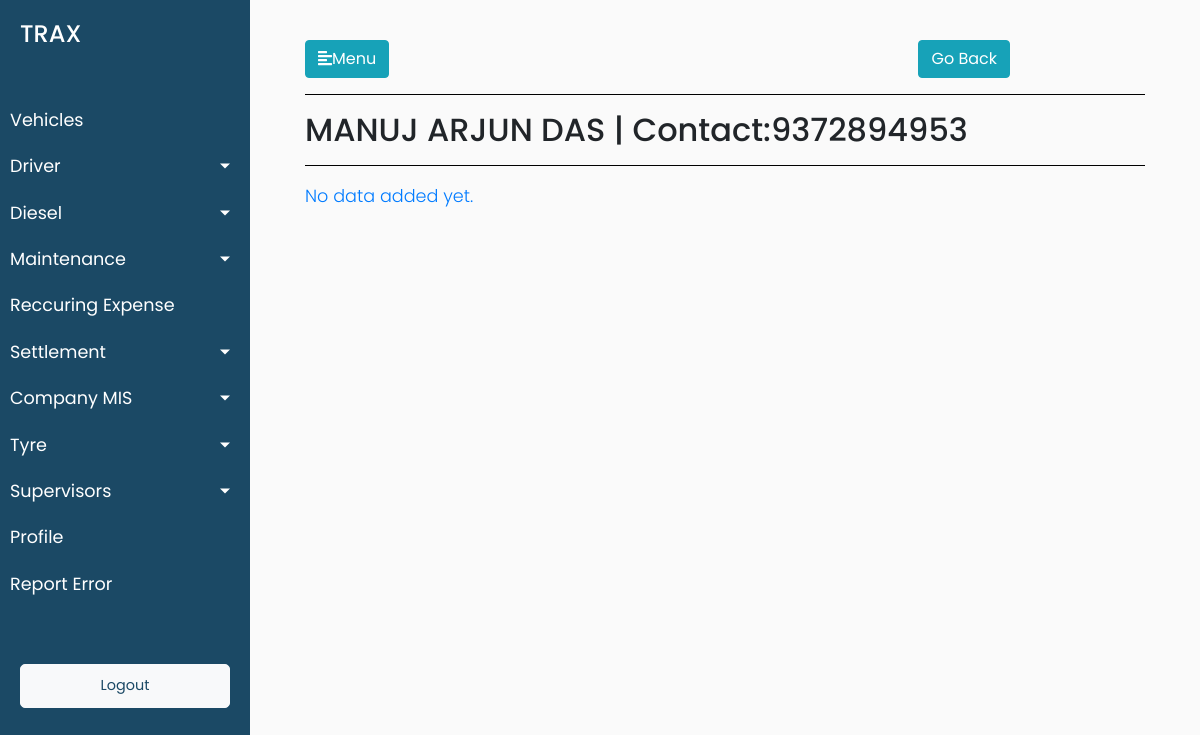
The page /driver/drivers_details/2 on the database as committed earlier.
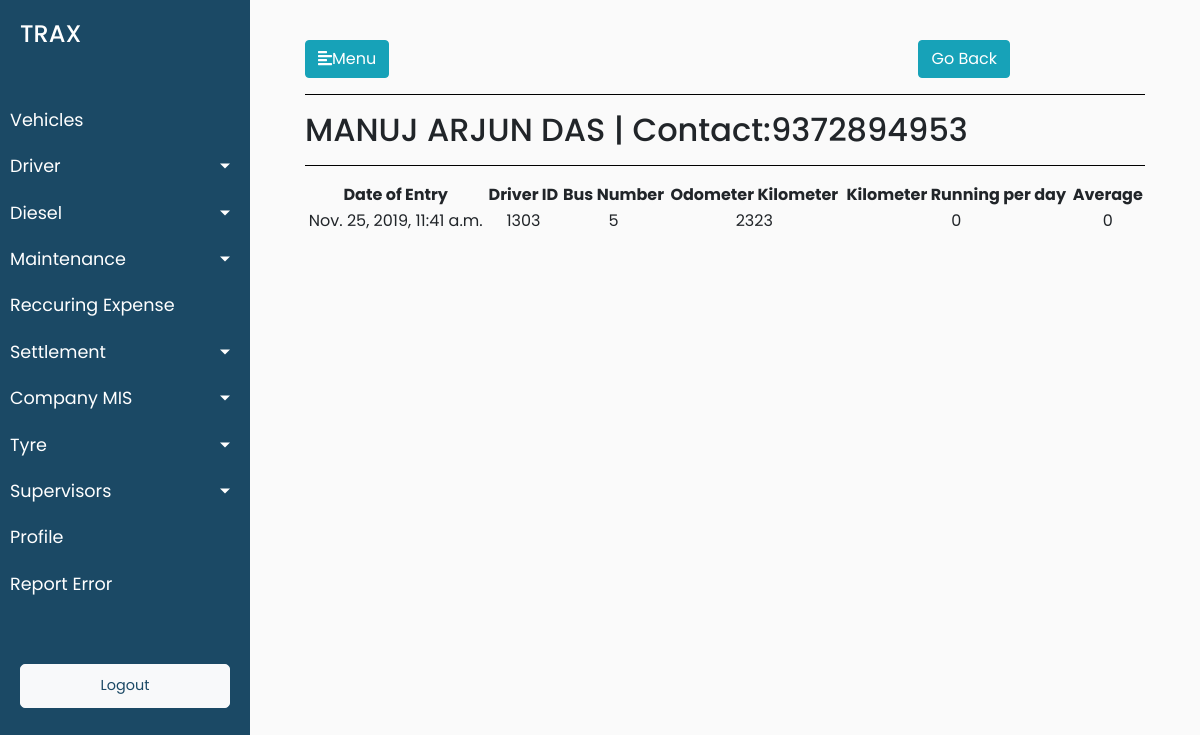
The same page on the database as committed later.
### trax_vehicle_manager_data/models.py (models this page shows, shortened)
class Drivers_Odometer_Data(models.Model):
        drivers_odometer_data_date_of_entry = models.DateTimeField(default=timezone.now)
        drivers_odometer_data_driver_id = models.ForeignKey(Drivers, on_delete = models.CASCADE)
        drivers_odometer_data_mobile_number = models.CharField(max_length=12,blank=True)
        drivers_odometer_data_vehicle_number = models.ForeignKey(Vehicles, on_delete = models.CASCADE,blank=True, null=True)
        drivers_odometer_data_odometer_kilometer = models.CharField(max_length=12,blank=True)
        drivers_odometer_data_cleaner_id = models.ForeignKey(Cleaners, on_delete = models.CASCADE,blank=True, null=True)
        class Meta:
                verbose_name_plural = "Drivers Odometer List"
                verbose_name = "Driver's Odometer"

class Drivers(models.Model):
        driver_reference_no = models.IntegerField()
        driver_driver_name = models.CharField(max_length=264,default="")
        driver_vehicle_short_number = models.CharField(max_length=12,blank=True)
        driver_vehicle_number = models.CharField(max_length=12,blank=True)
        driver_vehicle_type = models.CharField(max_length=264,blank=True)
        vehicle_type_of_module = models.CharField(max_length=264,blank=True)
        driver_joining_date = models.DateTimeField(default=timezone.now)
        driver_license_number = models.CharField(max_length=264,blank=True)
        driver_aadhar_number = models.CharField(max_length=264,blank=True,default="")
        driver_contact_number = models.CharField(max_length=264,blank=True,default="")
        driver_pan_number = models.CharField(max_length=264,blank=True,default="")
        driver_address_proof = models.CharField(max_length=264,blank=True,default="")
        driver_photoid_proof = models.CharField(max_length=264,blank=True,default="")
        driver_driver_bank_name = models.CharField(max_length=264,default="")
        driver_bank_name = models.CharField(max_length=264,blank=True,default="")
        driver_bank_account_number = models.CharField(max_length=264,blank=True)
        driver_ban_ifsc_code = models.CharField(max_length=264,blank=True,default="")
        driver_bank_branch = models.CharField(max_length=264,blank=True,default="")
        driver_alternate_contact_number=models.CharField(max_length=264,blank=True,default="")
        driver_license_residence_address=models.CharField(max_length=264,blank=True,default="")
        driver_aadhar_card_residence_address=models.CharField(max_length=264,blank=True,default="")
        driver_years_of_experience = models.CharField(max_length=264,blank=True,default="")
        driver_last_employer_name = models.CharField(max_length=264,blank=True,default="")
        driver_years_with_kruze_or_aaron = models.CharField(max_length=264,blank=True,default="")
        def __str__(self):
                return str(self.driver_reference_no)

class Vehicles(models.Model):
        vehicle_ownership_choices = (('ATPL','ATPL'),('AT','AT'),('CT','CT'))
        vehicle_ownership_name = models.CharField(choices=vehicle_ownership_choices,max_length=900,default="AT")
        vehicle_id = models.CharField(max_length=900,blank=True)
        vehicle_number = models.CharField(max_length=900,blank=True)
        vehicle_card_number = models.CharField(max_length=900,blank=True)
        vehicle_seating_capacity = models.CharField(max_length=900,blank=True)
        minimum_average = models.CharField(max_length=900,blank=True)
        incremental_average = models.CharField(max_length=900,blank=True)
        vehicle_current_status = models.CharField(max_length=900,blank=True)
        vehicle_buying_date = models.DateTimeField(blank=True)
        vehicle_type = models.CharField(max_length=900,blank=True)
        vehicle_ownership = models.CharField(max_length=900,blank=True)
        vehicle_ownership_details = models.CharField(max_length=900,blank=True)
        vehicle_manufacturer = models.CharField(max_length=900,blank=True)
        vehicle_registered_number = models.CharField(max_length=900,blank=True)
        driver_id = models.ForeignKey(Drivers, on_delete = models.CASCADE)
        cleaner_id = models.ForeignKey(Cleaners, on_delete = models.CASCADE)
        def __str__(self):
            return str(self.pk)
        class Meta:
                verbose_name_plural = "Vehicles Master List"
                verbose_name = "Vehicle"

### trax_vehicle_manager_data/views.py (the view)
# urls.py: path('driver/drivers_details/<int:pk>',views.drivers_details,name='drivers_details'),
def drivers_details(request,pk):
    driver_odometer_filered_based_on_driver_pk = Drivers_Odometer_Data.objects.filter(drivers_odometer_data_driver_id=Drivers.objects.get(pk=pk)).all()
    objects_odometer_list = []
    for driver_odometer_filered_based_on_driver_pk_single in driver_odometer_filered_based_on_driver_pk:
        objects_odometer_list.append(int(driver_odometer_filered_based_on_driver_pk_single.drivers_odometer_data_odometer_kilometer))
    objects_km_per_day = []
    for i in range(1,len(objects_odometer_list)):
        x = objects_odometer_list[i] - objects_odometer_list[i-1]
        objects_km_per_day.append(x)
    odometer_total = 0
    objects_average_list = []
    for j in range(0,len(objects_km_per_day)):
        odometer_total = (odometer_total+objects_km_per_day[j])
        average_total = odometer_total/(j+1)
        objects_average_list.append(average_total)
    objects_km_per_day.insert(0,0)
    objects_average_list.insert(0,0)
    driver_odometer_km_average_dict = {}
    counter = 0
    driver_odometer_filered_based_on_driver_pk_in_desc = Drivers_Odometer_Data.objects.filter(drivers_odometer_data_driver_id=Drivers.objects.get(pk=pk)).all().order_by('-pk')
    for driver_odometer_filered_based_on_driver_pk_desc in driver_odometer_filered_based_on_driver_pk_in_desc:
        counter = counter + 1
        driver_odometer_km_average_dict[driver_odometer_filered_based_on_driver_pk_desc]=[objects_km_per_day[len(objects_km_per_day)-counter],objects_average_list[len(objects_average_list)-counter]]
    driver_name = Drivers.objects.get(pk=pk).driver_driver_name
    driver_contact = Drivers.objects.get(pk=pk).driver_contact_number
    data = {'driver_odometer_filered_based_on_driver_pk':driver_odometer_filered_based_on_driver_pk,'driver_odometer_km_average_dict':driver_odometer_km_average_dict,'driver_name':driver_name,'driver_contact':driver_contact}
    return render(request,'trax_vehicle_manager_data/driver_detail.html',data)

### trax_vehicle_manager_data/templates/trax_vehicle_manager_data/driver_detail.html (shortened to what this page needs)
{% extends 'trax_vehicle_manager_data/base.html' %}
{% load static %}
{% block stylesheets %}
<link rel="stylesheet" href="//cdn.datatables.net/1.10.19/css/jquery.dataTables.min.css">
{% endblock stylesheets %}
{% block content %}
        <button type="button" class="btn btn-info" style="float:right;margin-right:135px;"> <a href="{% url 'trax_vehicle_manager_data:drivers_usage' %}">
										Go Back
									</a></button>
                <hr style="background-color: black">
                <h2>{{driver_name}} | Contact:{{driver_contact}}</h2>
               <hr style="background-color: black">
                <div>
                {% if driver_odometer_filered_based_on_driver_pk %}
                    <table id="test_table" class="display" style="width:100%;text-align: center">
                        <thead>
                            <tr>
                                <th>Date of Entry</th>
                                <th>Driver ID</th>
                                <th>Bus Number</th>
                                <th>Odometer Kilometer</th>
                                <th>Kilometer Running per day</th>
                                <th>Average</th>
                            </tr>
                        </thead>
                        <tbody>
                            {% for key,value in driver_odometer_km_average_dict.items %}
                            <tr>
                                <td>{{key.drivers_odometer_data_date_of_entry}}</td>
                                <td>{{key.drivers_odometer_data_driver_id}}</td>
                                <td>{{key.drivers_odometer_data_vehicle_number}}</td>
                                <td>{{key.drivers_odometer_data_odometer_kilometer}}</td>
                                <td>{{value.0}}</td>
                                <td>{{value.1}}</td>
                            </tr>
                            {% endfor %}
                        </tbody>
                    </table>
                    {% else %}
                    <p class="no-leads text-primary">No data added yet.</p>
                    {% endif %}
                </div>
            </div>
        </div>
    </div>
{% endblock %}

Rows that differ between the two databases and show on the page:
added Drivers_Odometer_Data: drivers_odometer_data_date_of_entry "Nov. 25, 2019, 11:41 a.m.", drivers_odometer_data_driver_id "1303", drivers_odometer_data_vehicle_number "5", drivers_odometer_data_odometer_kilometer "2323", value "0"
Other text that changed with them:
text no longer shown: "No data added yet."
text now shown: "Date of Entry Driver ID Bus Number Odometer Kilometer Kilometer Running per day Average"
